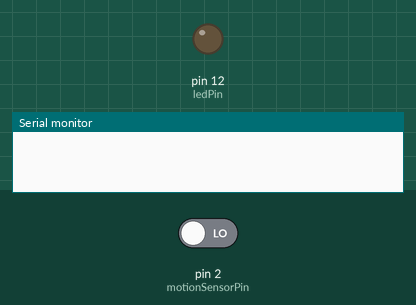
A sketch run on a simulated Arduino Uno, built with avr-gcc and run on an emulated ATmega328P. Shown: output pins drawn as LEDs (lit = HIGH), the last lines printed to the serial monitor. Inputs (shaded band) come from the test bench; at power-on: pin 2 (motionSensorPin) LOW.

Above: at 1.2 s.
1.3 s: pin 2 (motionSensorPin) driven HIGH
At 2.4 s:
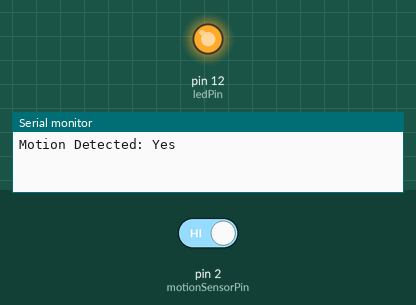
2.8 s: pin 2 (motionSensorPin) driven LOW
At 3.5 s:
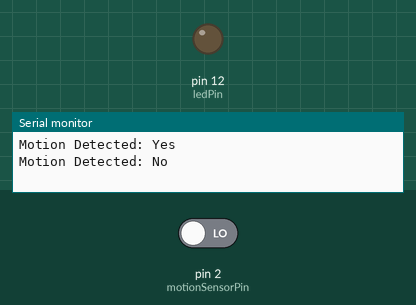
Timing chart, 0 to 5.8 s (numbered marks = the images above; inputs shaded):
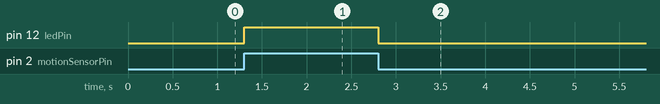

Measured:
- after the input at 1.3 s, pin 12 (ledPin): LOW → HIGH at once
- after the input at 2.8 s, pin 12 (ledPin): HIGH → LOW at once

The sketch:

sketch_jan31a.ino
```cpp
// Define motion sensor pin
const int motionSensorPin = 2;
// Define LED pin
const int ledPin = 12;
// Define motion flag
volatile bool motionDetected = false;

void setup() {
  // Initialize serial communication
  Serial.begin(9600);

  // Set motion sensor pin as input
  pinMode(motionSensorPin, INPUT);

  // Set LED pin as output
  pinMode(ledPin, OUTPUT);

  // Attach interrupt to motion sensor pin
  attachInterrupt(digitalPinToInterrupt(motionSensorPin), motionDetectedISR, CHANGE);
}

void loop() {
  // No need for code here since we're using interrupts
}

// Interrupt Service Routine (ISR) for motion detection
void motionDetectedISR() {
  // Read motion sensor input
  int motionSensorState = digitalRead(motionSensorPin);

  // Update motion flag
  motionDetected = (motionSensorState == HIGH);

  // Print motion status
  Serial.print("Motion Detected: ");
  Serial.println(motionDetected ? "Yes" : "No");

  // Act based on motion status
  if (motionDetected) {
    digitalWrite(ledPin, HIGH); // Turn on LED
  } else {
    digitalWrite(ledPin, LOW); // Turn off LED
  }
}
```
